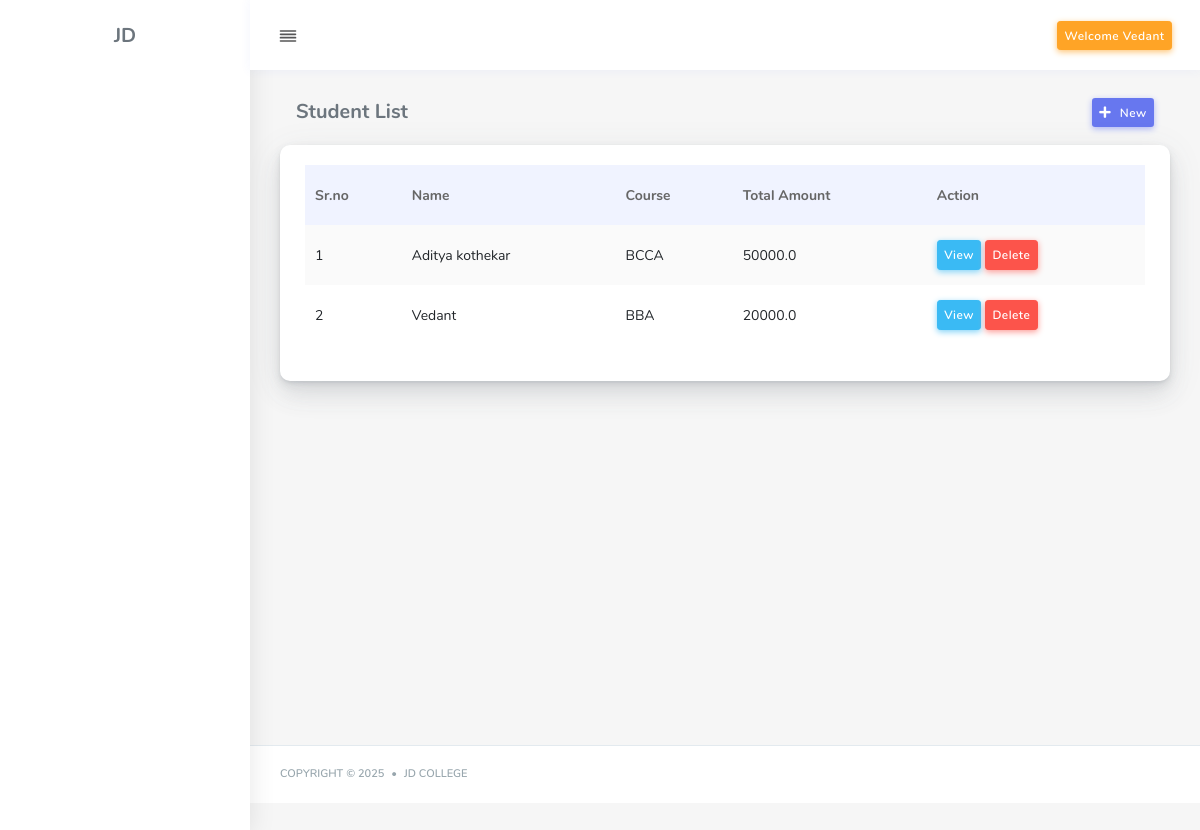
The app's page /admin_user/student_list/ (signed in) with its own data.
### college_app/models.py (models this page shows)
class StudentMaster(models.Model):
    student_id = models.CharField(max_length=200, blank=True, null=True)
    student_name = models.CharField(max_length=200, blank=True, null=True)
    student_password = models.CharField(max_length=200, blank=True, null=True)
    dob = models.DateField(blank=True, null=True)
    gender = models.CharField(max_length=200, blank=True, null=True)
    nationality = models.CharField(max_length=200, blank=True, null=True)
    email = models.CharField(max_length=200, blank=True, null=True)
    mobile_no = models.CharField(max_length=200, blank=True, null=True)
    fk_course = models.ForeignKey(CourseMaster,  on_delete=models.CASCADE,  blank=True, null=True)
    payble_amount = models.FloatField(blank=True, null=True)
    created_dt = models.DateTimeField(null=True,blank=True, default=timezone.now)

class CourseMaster(models.Model):
    course_name = models.CharField(max_length=200, blank=True, null=True)
    course_fees = models.FloatField(blank=True, null=True)
    course_duration = models.CharField(max_length=200, blank=True, null=True)

### college_app/views.py (the view)
# urls.py: path('admin_user/student_list/', student_list),
def student_list(request):
    stu_obj = StudentMaster.objects.all().order_by('-id')
    render_string = render_to_string('r_t_s_htmls/r_t_s_students.html', {'stu_obj': stu_obj})
    context = {'string': render_string}
    return render(request, 'html/student_list.html', context)

### templates/r_t_s_htmls/r_t_s_students.html
<table class="table table-striped table-hover" id="save-stage" style="width:100%;">
    <thead>
        <tr>
            <th>Sr.no</th>
            <th>Name</th>
            <th>Course</th>
            <th>Total Amount</th>
            <th>Action</th>
        </tr>
    </thead>
    <tbody>
        {% for i in stu_obj %}
        <tr>
            <td>{{forloop.counter}}</td>
            <td>{{i.student_name}}</td>
            <td>{{i.fk_course.course_name}}</td>
            <td>{{i.payble_amount}}</td>
            <td>
                <a href="/student_details/{{i.id}}" class="btn text-white btn-sm btn-info" >View</a>
                <a href="" class="btn text-white btn-sm btn-danger" >Delete</a>
            </td>
        </tr>
        {% endfor %}
    </tbody>
</table>

### templates/layout/header.html (shortened to what this page needs)
<div class="navbar-bg"></div>
<nav class="navbar navbar-expand-lg main-navbar sticky">
    <div class="form-inline mr-auto">
        <ul class="navbar-nav mr-3">
            <li>
                <a href="#" data-toggle="sidebar" class="nav-link nav-link-lg collapse-btn"> <i data-feather="align-justify"></i></a>
            </li>
        </ul>
    </div>
    <ul class="navbar-nav navbar-right">
        <li class="dropdown">
            <a href="#" data-toggle="dropdown"class="nav-link dropdown-toggle nav-link-lg nav-link-user">
				    <button type="button" class="btn btn-warning btn-sm pull-right">Welcome {{request.session.user_type}}</button>
            </a>
        </li>
    </ul>
</nav>

### records on screen
StudentMaster: session.user_type "Vedant", student_name "Vedant", fk_course.course_name "BBA", payble_amount "20000.0"
StudentMaster: student_name "Aditya kothekar", fk_course.course_name "BCCA", payble_amount "50000.0"
